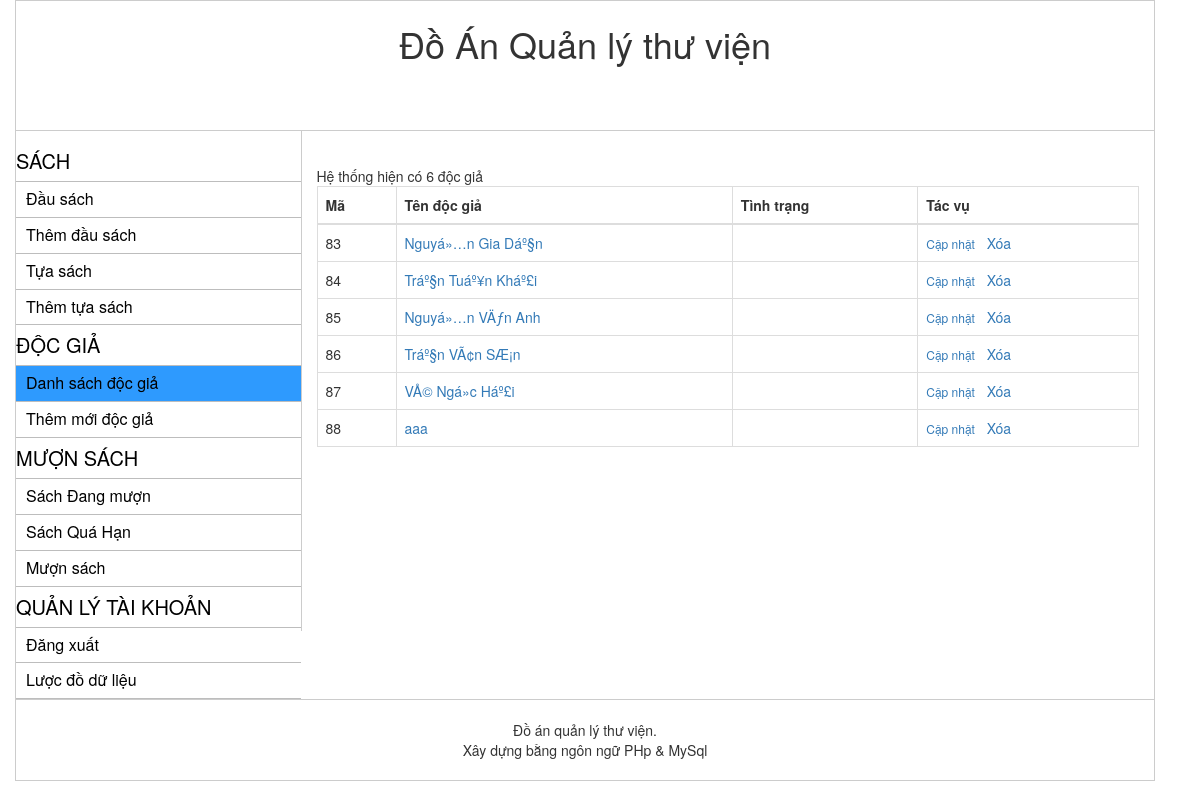
Before: /index.php?act=list_docgia (signed in) with the older database file.
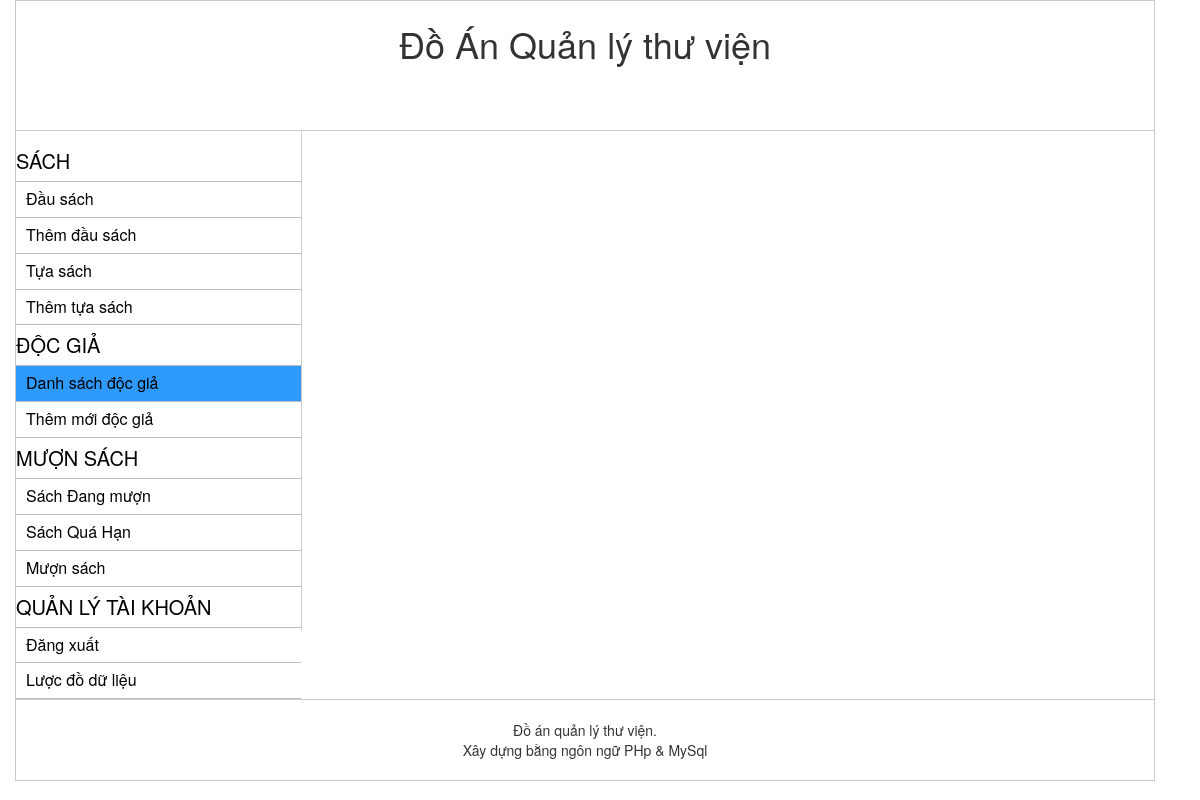
After: the same page with the newer database file.
### tables this page shows
CREATE TABLE `docgia` (
  `ma_docgia` int(11) NOT NULL,
  `hoten` varchar(255) NOT NULL,
  `ngaysinh` date NOT NULL,
  `massv` int(11) NOT NULL,
  `diachi` varchar(200) NOT NULL,
  `han_sd` date NOT NULL,
  `dienthoai` varchar(15) NOT NULL,
  `ngay_dk` date NOT NULL
);

### inc/class_doc_gia.php (called while the page is built, shortened)
<?php
Class DocGia{
	public static function danhSachDocGia($select_all = 0, $posts_per_age = 10, $current_page = 1) {
		global $conn;
		if($select_all){
			$sql ="SELECT * FROM docgia";
			$result = $conn->query($sql);
			if ($result->num_rows > 0) {
				return $result;
			}
			return 0;
		} else {
			$offset = $posts_per_age * ($current_page - 1);
			$sql ="SELECT * FROM docgia LIMIT {$posts_per_age} OFFSET {$offset}";
			$result = $conn->query($sql);
			if ($result && $result->num_rows > 0) {
				return $result;
			}
			return 0;
		}
	}
}

### module/list_docgia.php (the view, shortened to what this page needs)
<?php
$total = DocGia::danhSachDocGia($select_all = 1);
if( !empty($total) ){
	$url = 'index.php?act=list_docgia&';
	$total_record = $total->num_rows;
    $current_page = isset($_GET['page']) ? $_GET['page'] : 1;
    $posts_per_page = 10;
	$result = DocGia::danhSachDocGia($select_all = 0, $posts_per_page, $current_page );
    echo "Hệ thống hiện có {$total_record} độc giả";
	echo '<table class="table table-bordered ">';
	echo '<thead><tr><th> Mã</th> <th> Tên độc giả </th><th> Tình trạng </td> <th> Tác vụ </th> </tr></thead>';
	echo ' <tbody>';
	while( $row = $result->fetch_assoc() ) {
		$ma_docgia 	= $row['ma_docgia'];
        $hoten      = $row['hoten'];
		$tinhtrang 	= '';
		echo '<tr>';
        echo "<td> " . $ma_docgia. " </td><td> <a class='' href= 'index.php?act=chi_tiet_docgia&id=".$ma_docgia."'> " . $hoten. "</a> </td><td>". $tinhtrang. "</td>";
        echo "<td><a  class='action'  href='index.php?act=chi_tiet_docgia&id=".$ma_docgia."'>Cập nhật</a> &nbsp; <a href='{$url}page={$current_page}&del={$ma_docgia}' onclick ='return remove_tua_sach()'> Xóa</a>  ";
        echo '</tr>';
    }
    echo '</tbody>';
    echo '</table>';
}

### index.php (shortened to what this page needs)
<!DOCTYPE html>
<html>
<head>
	<link rel="stylesheet" type="text/css" href="assest/css/bootstrap.min.css">
	<link rel="stylesheet" href="assest/css/bootstrap-select.min.css">
	<link rel="stylesheet" type="text/css" href="style.css">
</head>
<body>
	<div class="container">
		<div class="row" id="header">
			<h1><center>Đồ Án Quản lý thư viện</center></h1>
		</div>
		<div class="row row-middle">
			<div class="col-md-3 left sidebar">
			<?php require_once('left.php');?>
			</div>
			<div class="main col-md-9">
				<?php
				$login = isLogin();
				if ($login){
					$view = isset($_GET['act']) ? $_GET['act']:'list_dau_sach';
					$module = 'module/'.$view.'.php';
					require($module);
				} else {
					header("Location: login.php");
				}
				?>
			</div>
		</div>
		<div class="row footer">
			<br />
			<center> Đồ án quản lý thư viện.<br /> Xây dựng bằng ngôn ngữ PHp & MySql </center>
			<br />
		</div>
	</div>
</body>
</html>

Changed rows visible on the page:
removed docgia: ma_docgia "83", hoten "Nguyá»…n Gia Dáº§n"
removed docgia: ma_docgia "84", hoten "Tráº§n Tuáº¥n Kháº£i"
removed docgia: ma_docgia "85", hoten "Nguyá»…n VÄƒn Anh"
removed docgia: ma_docgia "86", hoten "Tráº§n VÃ¢n SÆ¡n"
removed docgia: ma_docgia "87", hoten "VÅ© Ngá»c Háº£i"
removed docgia: ma_docgia "88", hoten "aaa"
Other visible differences:
$total_record: "6" → (not shown)
text no longer shown: "Hệ thống hiện có độc giả Mã Tên độc giả Tình trạng Tác vụ"
